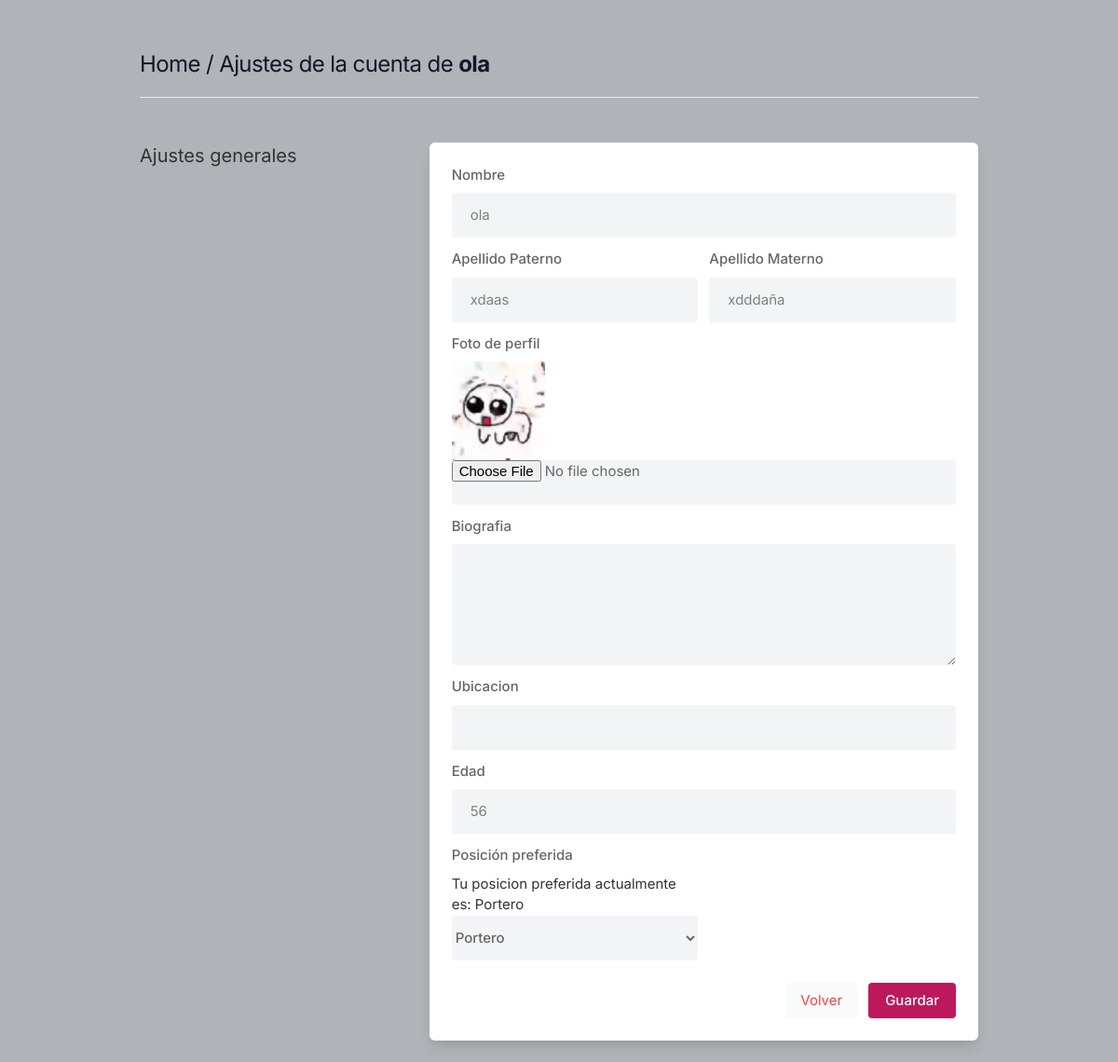
Before: /settings (signed in) with the older database file.
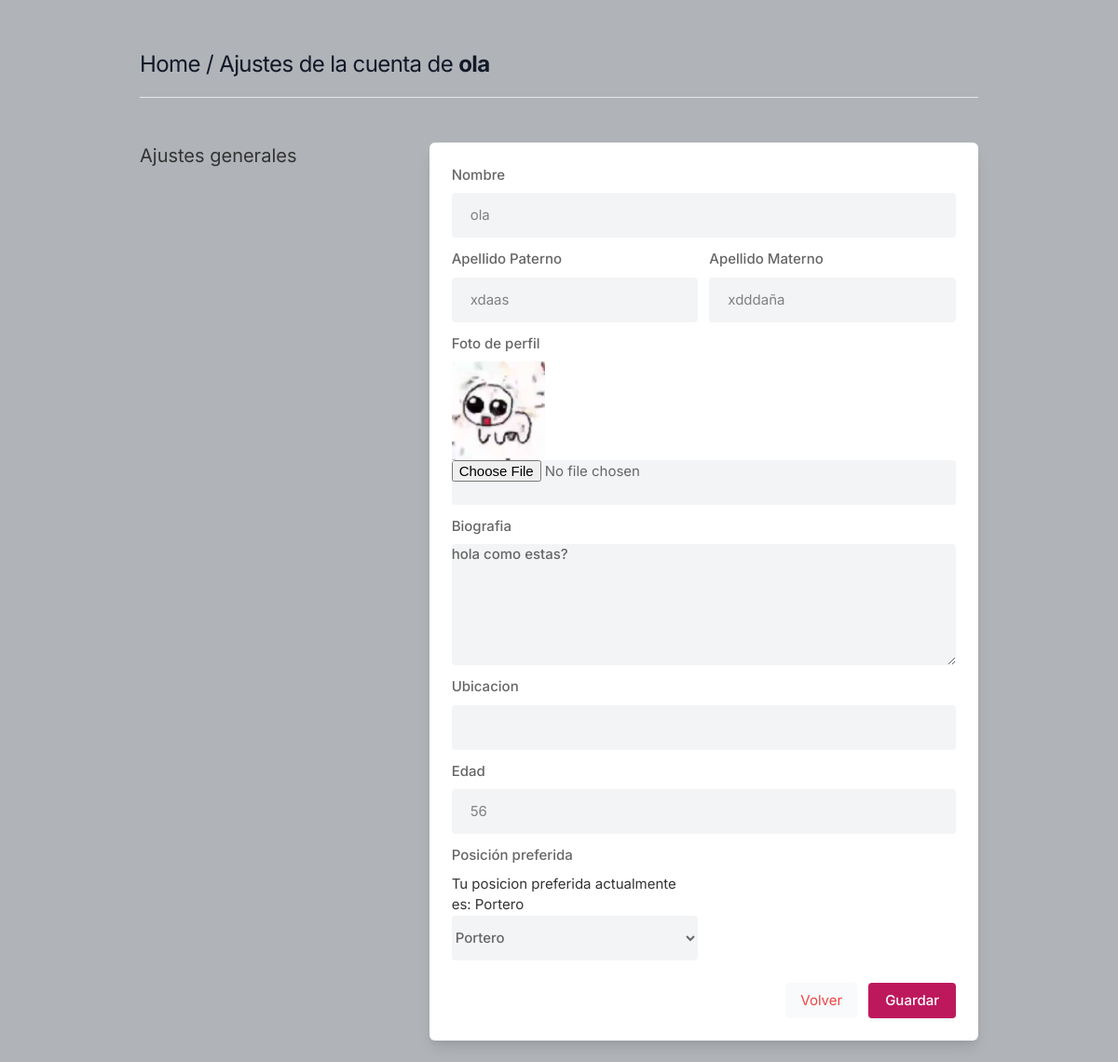
After: the same page with the newer database file.
### core/models.py (models this page shows, shortened)
class Profile(models.Model):
    POSICIONES = [
        ('PT', 'Portero'),
        ('DF', 'Defensa'),
        ('CC', 'Centrocampista'),
        ('DL', 'Delantero'),
    ]
    user = models.OneToOneField(User, on_delete=models.CASCADE)
    groups = models.ManyToManyField(Group, related_name="members", blank=True)
    id_user = models.IntegerField()
    first_name = models.CharField(max_length=100, blank=True)
    last_name = models.CharField(max_length=100, blank=True)
    bio = models.TextField(blank=True)
    profileimg = models.ImageField(upload_to='profile_images', default='blank_pfp.jpg')
    location = models.CharField(max_length=100, blank=True)
    posicion_preferida = models.CharField(max_length=2, choices=POSICIONES, blank=True)
    age = models.IntegerField(null=True, blank=True)

### core/views.py (the view, shortened to what this page needs)
# urls.py: path('settings', views.settings, name='settings'),
@login_required(login_url="signin")
def settings(request):
    user_profile = Profile.objects.get(user = request.user)
    user = User.objects.get(username = request.user.username)
    return render(request, 'setting.html', {'user_profile': user_profile})

### templates/setting.html (shortened to what this page needs)
{% load static %}
<!DOCTYPE html>
<html lang="en">
<head>
    <link rel="stylesheet" href="{% static 'assets/css/icons.css' %}">
    <link rel="stylesheet" href="{% static 'assets/css/uikit.css' %}">
    <link rel="stylesheet" href="{% static 'assets/css/style.css' %}">
    <link rel="stylesheet" href="{% static 'assets/css/tailwind.css' %}">
</head>
<body>
            <div class="container m-auto">
                <h1 class="text-2xl leading-none text-gray-900 tracking-tight mt-3"><a href='/'> Home </a> / Ajustes de la cuenta de <b>{{user.username}}</b> </h1>
                <br>
                <hr>
                <div class="grid lg:grid-cols-3 mt-12 gap-8">
                    <div>
                        <h3 class="text-xl mb-2"> Ajustes generales</h3>
                    </div>
                    <div class="bg-white rounded-md lg:shadow-lg shadow col-span-2">
                    <form action="" method="POST" enctype="multipart/form-data">
                        <div class="grid grid-cols-2 gap-3 lg:p-6 p-4">
                            <div class="col-span-2">
                                <label for=""> Nombre</label>
                                <input type="text" value="{{user.username}}" class="shadow-none bg-gray-100" Disabled>
                            </div>
                            <div>
                                <label for=""> Apellido Paterno</label>
                                <input type="text" name="first_name" value="{{user.first_name}}" class="shadow-none bg-gray-100" >
                            </div>
                            <div>
                                <label for=""> Apellido Materno</label>
                                <input type="text" name="last_name" value="{{user.last_name}}" class="shadow-none bg-gray-100" >
                                </div>
                            <div class="col-span-2">
                                <label for=""> Foto de perfil</label>
                                <img width="100" height="100" src="{{user_profile.profileimg.url}}" />
                                <input type="file" name="image" value="" class="shadow-none bg-gray-100">
                            </div>
                            <div class="col-span-2">
                                <label for="about">Biografia</label>
                                <textarea id="about" name="bio" rows="3"  class="shadow-none bg-gray-100">{{user_profile.bio}}</textarea>
                            </div>
                            <div class="col-span-2">
                                <label for=""> Ubicacion</label>
                                <input type="text" name="location" value="{{user_profile.location}}" class="shadow-none bg-gray-100">
                            </div>
                            <div class="col-span-2">
                                <label for=""> Edad </label>
                                <input type="number" name="age" value="{{user_profile.age}}" class="shadow-none bg-gray-100">
                            </div>
                            <div>
                                <label for="posicion_preferida">Posición preferida</label>
                                <h2>Tu posicion preferida actualmente es: {{user_profile.posicion_preferida}}</h2>
                                <select id="posicion_preferida" name="posicion_preferida" class="shadow-none bg-gray-100">
                                    <option value="Portero">Portero</option>
                                </select>
                            </div>
                       </div>
                       <div class="bg-gray-10 p-6 pt-0 flex justify-end space-x-3">
                           <button class="p-2 px-4 rounded bg-gray-50 text-red-500"> <a href="/"> Volver </a> </button>
                           <button type="submit" class="button bg-blue-700"> Guardar </button>
                       </div>
                    </form>
                    </div>
                    </div>
                    <br>
                </div>
</body>
</html>

### static/assets/css/style.css (style rules this page uses)
body { background-color: #B0B3B8!important; }
button { vertical-align: middle; }
span.button, button.button { background-color: #be185d; top: 0; color: #fff; position: relative; padding: 8px 18px; line-height: 22px; position: relative; font-weight: 500; font-size: 15px; display: inline-block; -webkit-transition: all 0.2s ease-in-out; transition: all 0.2s ease-in-out; cursor: pointer; overflow: hidden; border: none; border-radius: 4px; -webkit-box-shadow: 0 1px 3px rgba(0, 0, 0, 0.1); box-shadow: 0 1px 3px rgba(0, 0, 0, 0.1); }
input { height: 48px; line-height: 48px; padding: 0 20px; outline: none; font-size: 15px; color: #808080; max-width: 100%; width: 100%; -webkit-box-sizing: border-box; box-sizing: border-box; display: block; font-weight: 400; opacity: 1; border-radius: 4px; border: none; -webkit-box-shadow: 0 1px 4px 0px rgba(0, 0, 0, 0.12); box-shadow: 0 1px 4px 0px rgba(0, 0, 0, 0.12); }
input[type="text"], input[type="password"], input[type="email"], input[type="number"] { height: 48px; line-height: 48px; padding: 0 20px; outline: none; font-size: 15px; color: #808080; max-width: 100%; width: 100%; -webkit-box-sizing: border-box; box-sizing: border-box; display: block; font-weight: 400; opacity: 1; border-radius: 4px; border: none; -webkit-box-shadow: 0 1px 4px 0px rgba(0, 0, 0, 0.12); box-shadow: 0 1px 4px 0px rgba(0, 0, 0, 0.12); }
textarea { height: 48px; line-height: 48px; padding: 0 20px; outline: none; font-size: 15px; color: #808080; margin: 0 0 16px 0; max-width: 100%; width: 100%; -webkit-box-sizing: border-box; box-sizing: border-box; display: block; background-color: #fff; font-weight: 500; opacity: 1; border-radius: 4px; border: none; -webkit-box-shadow: 0 1px 4px 0px rgba(0, 0, 0, 0.12); box-shadow: 0 1px 4px 0px rgba(0, 0, 0, 0.12); }
select { height: 48px; line-height: 48px; padding: 0 20px; outline: none; font-size: 15px; color: #808080; margin: 0 0 16px 0; max-width: 100%; width: 100%; -webkit-box-sizing: border-box; box-sizing: border-box; display: block; background-color: #fff; font-weight: 500; opacity: 1; border-radius: 4px; border: none; -webkit-box-shadow: 0 1px 4px 0px rgba(0, 0, 0, 0.12); box-shadow: 0 1px 4px 0px rgba(0, 0, 0, 0.12); padding: 15px 18px; cursor: pointer; }
input { -webkit-transition: all 0.1s ease-in-out; transition: all 0.1s ease-in-out; }
::placeholder { color: #808080; opacity: 1; }
textarea { height: auto; line-height: 27px; padding: 20px; min-height: 130px; -webkit-transition: none !important; transition: none !important; min-width: 100%; }
label, legend { display: block; font-weight: bold; font-size: 15px; font-weight: 500; margin-bottom: 8px; }
button { border: none; margin: 0; padding: 0; width: auto; overflow: visible; background: transparent; color: inherit; font: inherit; line-height: normal; cursor: pointer; }
a { color: #be185d; -webkit-transition: 0.3s; transition: 0.3s; outline: none !important; }
button { outline: none !important; }
img { max-width: 100%; }
body { color: #666; font-size: 15px; line-height: 27px; background-color: #f0f2f5; font-family: "Inter", sans-serif; text-transform: none; }
h1, h2, h3, h4, h5, h6 { font-family: "Inter", sans-serif; text-transform: none; }
input[type="text"], input[type="password"], input[type="email"] { font-family: "Inter", sans-serif; text-transform: none; }
textarea, select { font-family: "Inter", sans-serif; text-transform: none; }
button, body .pac-container { font-family: "Inter", sans-serif; text-transform: none; }
h1, h2, h3, h4, h5, h6 { color: #333; font-weight: 500; margin: 0; padding: 0; }
h1 { font-size: 32px; }
h2 { font-size: 26px; }
h3 { font-size: 22px; }
b, strong { font-weight: 700 !important; }
@media (min-width: 1024px) { .container { max-width: 900px !important; padding-top: 45px; } }
.shadow-none { -webkit-box-shadow: none !important; box-shadow: none !important; }

Changed rows visible on the page:
changed Profile "Portero": bio (not shown) → "hola como estas?"
